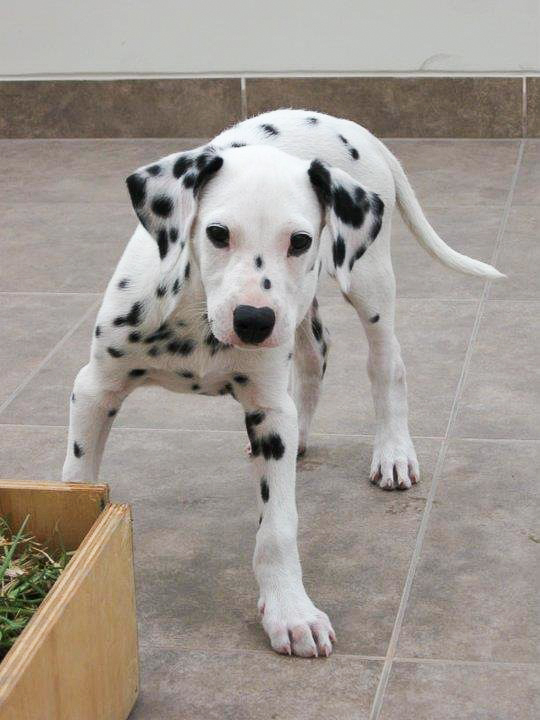
#> input picture dog.jpg, 540 x 720 px
$ jupyter execute --allow-errors InceptionLoaderTest.ipynb   (shell and % lines are left out)
#> lines starting #> are read from the running program, lines starting #| are printed output that depends on the picture
### common/pretrained_models.py
import tensorflow as tf
import numpy as np
from tensorflow.contrib.slim.nets import inception
import numpy as np
import os
import tarfile
import argparse
import pathlib
import urllib.request as request
from keras.utils import get_file
from tensorflow.contrib.layers.python.layers import layers as layers_lib
from tensorflow.python.ops import variable_scope
from common.util import Namespace

slim = tf.contrib.slim

INCEPTION_V3_PATH = os.path.join(os.sep, 'mnt', 'datasets', 'public', 'research', 'cvpr2016_cub', 'inception_v3.ckpt')
INCEPTION_V3_URL = "http://download.tensorflow.org/models/inception_v3_2016_08_28.tar.gz"
INCEPTION_V2_PATH = os.path.join(os.sep, 'mnt', 'datasets', 'public', 'research', 'cvpr2016_cub', 'inception_v2.ckpt')
INCEPTION_V2_URL = "http://download.tensorflow.org/models/inception_v2_2016_08_28.tar.gz"

class InceptionLoader:

    def __init__(self):
        pass

    def __del__(self):
        tf.reset_default_graph()
        self.sess.close()

    # [6 lines left out: function predict, not called in this run]

    def _get_session(self):
        config = tf.ConfigProto(allow_soft_placement=True)
        config.gpu_options.allow_growth = True
        self.sess = tf.Session(config=config)

    def _restore(self):
        saver = tf.train.Saver()
        saver.restore(self.sess, self.checkpoint_file)

    def _get_inception_preprocessing(self, inception_size):
        self.input_tensor = tf.placeholder(tf.float32, shape=(None, self.image_size, self.image_size, 3), name='input_image')
        input_tensor = tf.image.resize_bilinear(self.input_tensor, size=[inception_size, inception_size], align_corners=False)
        scaled_input_tensor = tf.scalar_mul((1.0 / 255), input_tensor)
        scaled_input_tensor = tf.subtract(scaled_input_tensor, 0.5)
        self.scaled_input_tensor = tf.multiply(scaled_input_tensor, 2.0)


class InceptionV3Loader(InceptionLoader):

    def __init__(self, model_path=INCEPTION_V3_PATH, image_size=299):
        cache_dir = os.sep.join(model_path.split(os.sep)[:-1])
        get_file(fname=model_path.split(os.sep)[-1], cache_dir=cache_dir, cache_subdir='',
                 origin=INCEPTION_V3_URL, untar=True)

        self._get_session()
        self.checkpoint_file = model_path
        self.image_size = image_size
        self._get_inception_preprocessing(inception_size=299)

        self.arg_scope = inception.inception_v3_arg_scope()
        with slim.arg_scope(self.arg_scope):
            self.logits, self.end_points = inception.inception_v3(
                self.scaled_input_tensor, is_training=False, num_classes=1001, reuse=False)
        self._restore()


class InceptionV2Loader(InceptionLoader):

    def __init__(self, model_path=INCEPTION_V2_PATH, image_size=299):
#> called with image_size = 299
        cache_dir = os.sep.join(model_path.split(os.sep)[:-1])
        get_file(fname=model_path.split(os.sep)[-1], cache_dir=cache_dir, cache_subdir='',
                 origin=INCEPTION_V2_URL, untar=True)
#> (this line was passed over: keras is not available in this run)

        self._get_session()
#> (the call stopped at in _get_session, `config = tf.ConfigProto(allow_soft_placement=True)`: tensorflow is not available in this run)
        self.checkpoint_file = model_path
        self.image_size = image_size
        self._get_inception_preprocessing(inception_size=224)
#> (the call stopped at in _get_inception_preprocessing, `self.input_tensor = tf.placeholder(tf.float32, shape=(None, self.image..`: tensorflow is not available in this run)
#> `im = Image.open(image).resize((299,299))`:
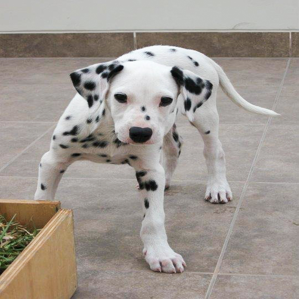
#> im: PIL image 299x299 RGB; mean R, G, B 159.6, 152.1, 145.2

        self.arg_scope = inception.inception_v2_arg_scope()
        with slim.arg_scope(self.arg_scope):
            self.logits, self.end_points = inception.inception_v2(
                self.scaled_input_tensor, is_training=False, num_classes=1001, reuse=False)
            end_point = list(self.end_points.values())[-3]
            kernel_size = end_point.get_shape().as_list()[-2]
            with variable_scope.variable_scope('InceptionV2/Logits', reuse=True):
                embedding = layers_lib.avg_pool2d(end_point, kernel_size, padding='VALID',
                                                  scope='AvgPool_1a_%dx%d'%(kernel_size, kernel_size))
            self.end_points['PreLogits'] = embedding
        self._restore()


IMAGE_MODELS = {"inception_v3": InceptionV3Loader, "inception_v2": InceptionV2Loader}
IMAGE_MODEL_CHECKPOINTS = {"inception_v3": INCEPTION_V3_PATH, "inception_v2": INCEPTION_V2_PATH}


# [29 lines left out: functions get_image_fe_restorer, test_pretrained_inception_model, not called in this run]

### InceptionLoaderTest.ipynb
[cell 1]
# !pip install gensim

[cell 2]
model = None

[cell 3]
from train import ModelLoader, load_and_save_params
from datasets.cvpr2016_cub_loader import Cvpr2016CubLoader
from common.util import Namespace
import numpy as np
from tqdm import tqdm
from scipy.spatial import cKDTree, KDTree
import time
from common.metrics import ap_at_k_prototypes
import os, pwd
from common.pretrained_models import InceptionV3Loader, InceptionV2Loader
from common.pretrained_models import INCEPTION_V2_PATH
from PIL import Image

[cell 4]
model = None
#> (the rest of this cell did not finish here and is left out)

[cell 5]
sample_images = ['dog.jpg', 'panda.jpg', 'tinca_tinca.jpg']

#> (the rest of this cell did not finish here and is left out)

[cell 6]
model = None
model = InceptionV3Loader()
#> (the call stopped at in _get_session, `config = tf.ConfigProto(allow_soft_placement=True)`: tensorflow is not available in this run)
